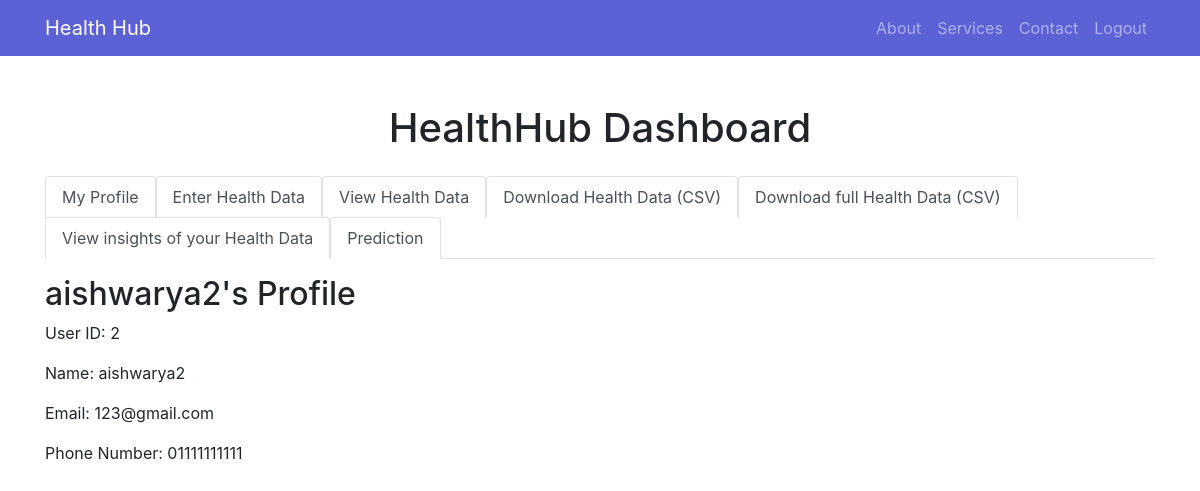
Page /dashboard (signed in) on the committed database.
### app.py (models this page shows, shortened)
class User(db.Model):
    id = db.Column(db.Integer, primary_key=True)
    name = db.Column(db.String(80))
    email = db.Column(db.String(120), unique=True)
    password = db.Column(db.String(120))
    phone_number = db.Column(db.String(20))

### app.py (the view)
@app.route('/dashboard')
def dashboard():
    user_id = session.get('user_id')
    if user_id:
        user = User.query.get(user_id)
        if user:
            return render_template('dashboard.html', user=user)
    flash('You need to log in to access the dashboard.', 'danger')
    return redirect(url_for('home'))

### templates/dashboard.html (shortened to what this page needs)
<!DOCTYPE html>
<html lang="en">
<head>
    <link rel="stylesheet" href="https://maxcdn.bootstrapcdn.com/bootstrap/4.5.2/css/bootstrap.min.css">
    <link rel="stylesheet" href="https://stackpath.bootstrapcdn.com/bootstrap/4.5.2/css/bootstrap.min.css">
</head>
<nav class="navbar navbar-expand-lg navbar-dark">
    <div class="container">
        <a class="navbar-brand" href="#">Health Hub</a>
        <div class="collapse navbar-collapse justify-content-end" id="navbarNav">
            <ul class="navbar-nav">
                <li class="nav-item">
                    <a class="nav-link" href="#">About</a>
                </li>
                <li class="nav-item">
                    <a class="nav-link" href="#">Services</a>
                </li>
                <li class="nav-item">
                    <a class="nav-link" href="#">Contact</a>
                </li>
                <li class="nav-item">
                    <a class="nav-link" href="/logout">Logout</a>
                </li>
            </ul>
        </div>
    </div>
</nav>
    <div class="container mt-5">
        <div class="row justify-content-center">
            <div class="col-md-12 dashboard-container">
                <h1 class="text-center">HealthHub Dashboard</h1>
                <ul class="nav nav-tabs mt-4" id="myTab" role="tablist">
                    <li class="nav-item">
                        <a class="nav-link active" id="profile-tab" data-toggle="tab" href="#profile" role="tab" aria-controls="profile" aria-selected="true">My Profile</a>
                    </li>
                    <li class="nav-item">
                        <a class="nav-link active" id="health-data-tab" data-toggle="tab" href="add_health_data" role="tab" aria-controls="add_health_data" aria-selected="false">Enter Health Data</a>
                    </li>
                    <li class="nav-item">
                        <a class="nav-link active" id="view-data-tab" data-toggle="tab" href="view_data" role="tab" aria-controls="view_data" aria-selected="false">View Health Data</a>
                    </li>
                    <li class="nav-item">
                        <a class="nav-link active" data-toggle="tab" href="download_health_data_csv">Download Health Data (CSV)</a>
                    <li>
                    <li class="nav-item">
                        <a class="nav-link active" data-toggle="tab" href="download_entire_health_data_csv">Download full Health Data (CSV)</a>
                    </li>
                    <li class="nav-item">
                        <a class="nav-link active" data-toggle="tab" href="visualization">View insights of your Health Data</a>
                    </li>
                    <li class="nav-item">
                        <a class="nav-link active" data-toggle="tab" href="form">Prediction</a>
                    </li>
                </ul>
                <div class="tab-content" id="myTabContent">
                    <div class="tab-pane fade show active" id="profile" role="tabpanel" aria-labelledby="profile-tab">
                        <h2 class="mt-3">{{ user.name }}'s Profile</h2>
                        <p>User ID: {{ user.id }}</p>
                        <p>Name: {{ user.name }}</p>
                        <p>Email: {{ user.email }}</p>
                        <p>Phone Number: {{ user.phone_number }}</p>
                    </div>
                </div>
            </div>
        </div>
    </div>
</body>
</html>

### templates/dashboard.html (style rules this page uses)
.navbar { background-color: #5C62D6; }

### rows in the picture
User: name "aishwarya2", id "2", email "123@gmail.com", phone_number "01111111111"
